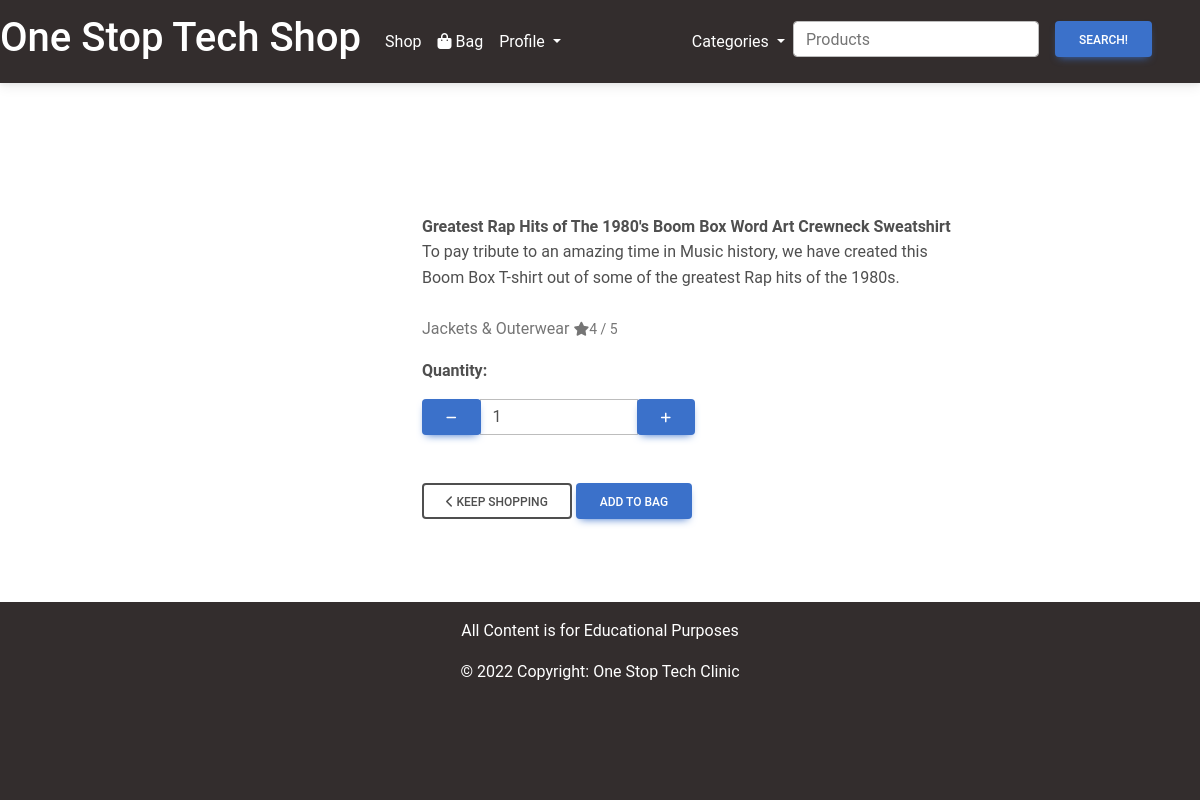
Screenshot of /products/39 with the database file from the repository.
### products/models.py (models this page shows, shortened)
class Product(models.Model):
    title=models.CharField(max_length=254,null=True, blank=True)
    brand =models.CharField(max_length=254,null=True, blank=True)
    sku = models.CharField(max_length=254, null=True, blank=True)
    price=models.DecimalField(max_digits=12, decimal_places = 2, null=True, blank=True)
    currency=models.CharField(max_length=254,null=True, blank=True)
    images=models.URLField(null=True,blank=True)
    category=models.ForeignKey('Category',null=True, blank=True, on_delete=models.SET_NULL)
    description=models.CharField(max_length=1024, null=True, blank=True)
    average_rating=models.CharField(max_length=254,null=True, blank=True)
    reviews_count= models.IntegerField(null=True, blank=True)
    has_sizes = models.BooleanField(default=False, null=True, blank=True)

class Category(models.Model):
    class Meta:
        verbose_name_plural = 'Sub_Categories'
    name = models.CharField(max_length=254)
    parentCategory = models.ForeignKey('CategoryParent',null=True,blank=True, on_delete=models.SET_NULL)

### products/views.py (the view)
# urls.py: path('<product_id>', views.productInfo, name='productInfo'), #product info
def productInfo(request,product_id):
    product = get_object_or_404(Product, pk = product_id)
    all_categories = Category.objects.all()
    parent_categories = CategoryParent.objects.all()
    context={
        'product':product,
        'categories':all_categories,
        'parent_categories':parent_categories,
    }
    return render(request,'productInfo.html',context)

### bag/contexts.py (called while the page is built, shortened)
def bag_contents(request):
    bag_items =[]
    total=0
    product_count=0
    bag=request.session.get('bag',{})
    delivery = 0
    context = {
        'bag_items': bag_items,
        'total': total,
        'product_count': product_count,
        'delivery': delivery,
    }
    return context

### products/templates/productInfo.html (shortened to what this page needs)
{%extends 'base.html'%}
{%load static%}
{% block content%}
<div class="container">
    <div class="row">
        <div class="col-12 col-md-6 col-lg-4 mt-3">
        </div>
        <div class="col-12 col-md-6 col-lg-6 mt-5">
            <p class="mb-0"><strong>{{product.title}}</strong></p>
            <p class="mb-0">{{product.description}}</p>
            <br>
            {% if product.category %}
                <a href="{% url 'products' %}?category={{ product.category.name }} " class="text-muted">{{ product.category.name }}</a>
            {% endif %}
            {% if product.average_rating%}
                    <small class="text-muted"><i class="fas fa-star mr-1"></i>{{product.average_rating}} / 5</small>
            {% elif product.average_rating == 0 %}
                    <small class="text-muted">No Rating</small>
            {% endif %}
            <form class="form" action="{% url 'add_to_bag' product.id %}" method="POST">
                <div class="form-row">
                    {% with product.has_sizes as s %}
                    <div class="col-12">
                        <p class="mt-3"><strong>Quantity:</strong></p>
                        <div class="form-group w-50">
                            <div class="input-group">
                                <div class="input-group-prepend">
                                    <button class="decrement-qty btn btn-primary h-100 data-item_id="{{ product.id }}" id="decrement-qty_{{ product.id }}">
                                        <span class="icon">
                                            <i class="fas fa-minus"></i>
                                        </span>
                                    </button>
                                </div>
                                <input class="form-control qty_input" type="number"
                                    name="quantity" value="1" min="1" max="99"
                                    data-item_id="{{ product.id }}"
                                    id="id_qty_{{ product.id }}">
                                <div class="input-group-append">
                                    <button class="increment-qty btn btn-primary h-100" data-item_id="{{ product.id }}" id="increment-qty_{{ product.id }}">
                                        <span class="icon">
                                            <i class="fas fa-plus"></i>
                                        </span>
                                    </button>
                                </div>
                            </div>
                        </div>
                    </div>
                    <div class="col{% if s %}-12 mt-2{% endif %}">
                        <a href="{% url 'products' %}" class="btn btn-outline-blackmt-5">
                            <span class="icon">
                                <i class="fas fa-chevron-left"></i>
                            </span>
                            <span class="text-uppercase">Keep Shopping</span>
                        </a>
                        <input type="submit" class="btn btn-primary text-uppercase mt-5" value="Add to Bag">
                    </div>
                    {% endwith %}
                </div>
            </form>
        </div>
    </div>
</div>
{%endblock%}

### static/css/style.css (style rules this page uses)
body { text-align:center; display:grid; height: 100vh; }

### rows the page displays
Product: title "Greatest Rap Hits of The 1980's Boom Box Word Art Crewneck Sweatshirt", description "To pay tribute to an amazing time in Music history, we have created this Boom Box T-shirt out of some of the greatest Rap hits of the 1980s.", category.name "Jackets & Outerwear", average_rating "4"
